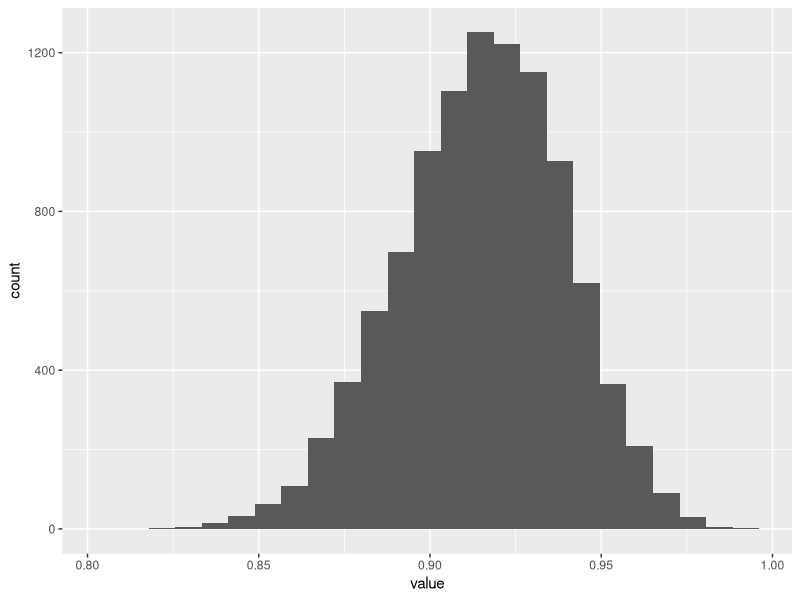
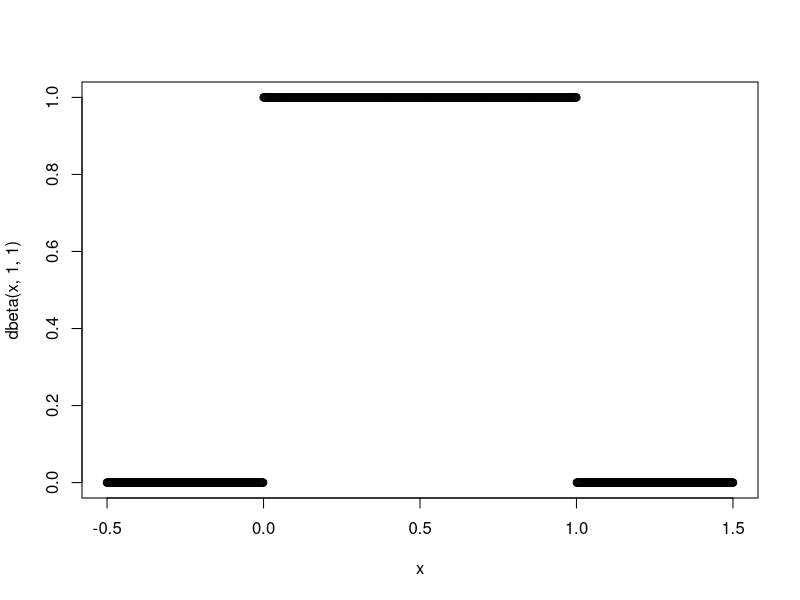
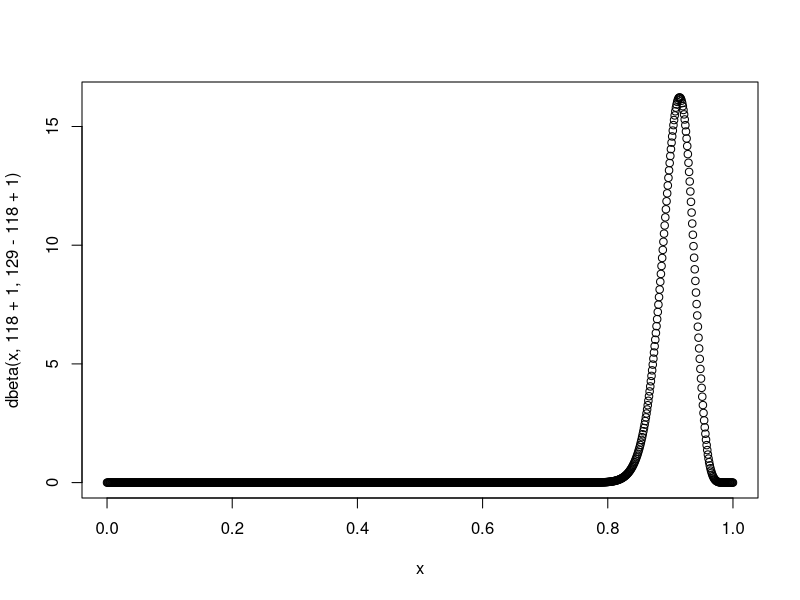
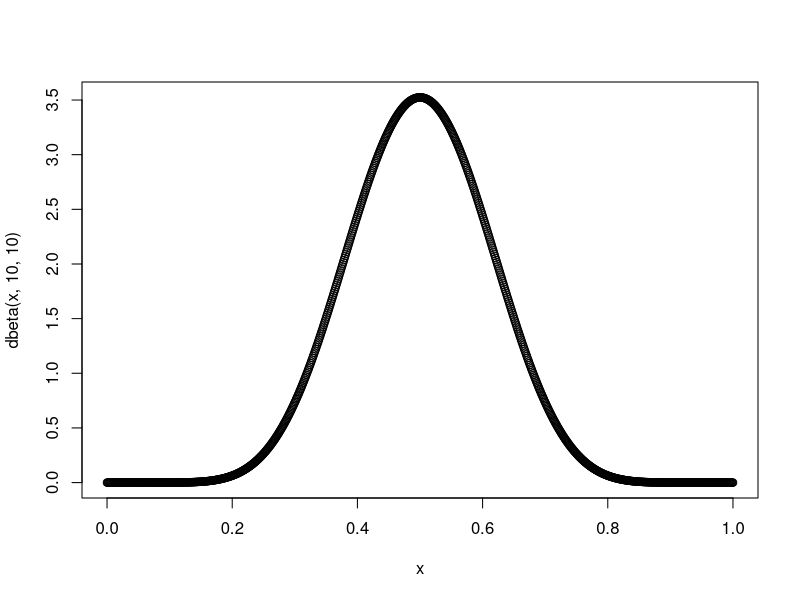
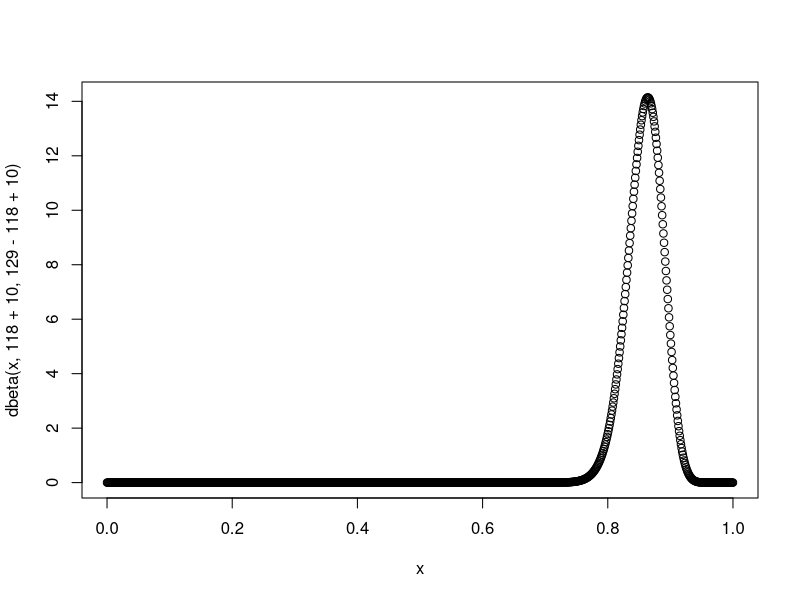

The R script that drew these images, in order:
## ---- chunk 1
library(ggplot2)
library(tidyverse)
## ---- chunk 2
theta = 118/129
theta
## ---- chunk 3
sd = sqrt(theta*(1-theta)/129)
sd
## ---- chunk 4
interval = c(-1.96*sd, 1.96*sd)
interval
## ---- chunk 5
theta + interval
## ---- chunk 6
y = 118
n = 129
bay_theta =  (y+1)/(n+2)
bay_theta
## ---- chunk 7
qbeta(c(0.025, 0.975), shape1 = y+1, shape2 =  n-y+1)
## ---- chunk 8
data <- rbinom(n= 10000, size = 129, prob = 118/129)
data <- data.frame (value = data/129)
data %>% ggplot(aes(x = value)) + geom_histogram(bins = 25)
## ---- chunk 9
x<-seq(from=-0.5,to=+1.5,length.out=1000)
plot(x,dbeta(x, 1, 1))
## ---- chunk 10
x<-seq(from=-0,to=+1,length.out=1000)
plot(x,dbeta(x, 118+1, 129-118+1))
## ---- chunk 11
x<-seq(from=-0,to=+1,length.out=1000)
plot(x,dbeta(x, 10, 10))
## ---- chunk 12
x<-seq(from=-0,to=+1,length.out=1000)
plot(x,dbeta(x, 118+10, 129-118+10))
